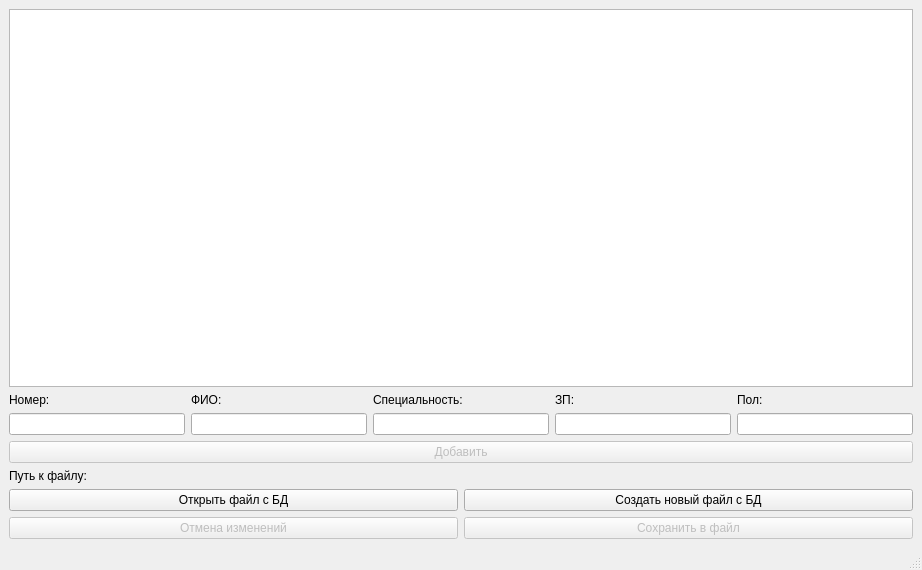
<?xml version="1.0" encoding="UTF-8"?>
<ui version="4.0">
 <class>MainWindow</class>
 <widget class="QMainWindow" name="MainWindow">
  <property name="geometry">
   <rect>
    <x>0</x>
    <y>0</y>
    <width>922</width>
    <height>570</height>
   </rect>
  </property>
  <property name="windowTitle">
   <string>Редактор БД</string>
  </property>
  <widget class="QWidget" name="centralwidget">
   <layout class="QVBoxLayout" name="verticalLayout_2">
    <item>
     <widget class="QTableView" name="tableView"/>
    </item>
    <item>
     <layout class="QHBoxLayout" name="horizontalLayout_6">
      <property name="topMargin">
       <number>0</number>
      </property>
      <item>
       <widget class="QLabel" name="label_7">
        <property name="text">
         <string>Номер:</string>
        </property>
       </widget>
      </item>
      <item>
       <widget class="QLabel" name="label_6">
        <property name="text">
         <string>ФИО:</string>
        </property>
       </widget>
      </item>
      <item>
       <widget class="QLabel" name="label_5">
        <property name="text">
         <string>Специальность:</string>
        </property>
       </widget>
      </item>
      <item>
       <widget class="QLabel" name="label_4">
        <property name="text">
         <string>ЗП:</string>
        </property>
       </widget>
      </item>
      <item>
       <widget class="QLabel" name="label_3">
        <property name="text">
         <string>Пол:</string>
        </property>
       </widget>
      </item>
     </layout>
    </item>
    <item>
     <layout class="QHBoxLayout" name="horizontalLayout_3">
      <property name="topMargin">
       <number>0</number>
      </property>
      <item>
       <widget class="QLineEdit" name="lineEdit_Id"/>
      </item>
      <item>
       <widget class="QLineEdit" name="lineEdit_Name"/>
      </item>
      <item>
       <widget class="QLineEdit" name="lineEdit_Specialnost"/>
      </item>
      <item>
       <widget class="QLineEdit" name="lineEdit_ZP"/>
      </item>
      <item>
       <widget class="QLineEdit" name="lineEdit_Pol"/>
      </item>
     </layout>
    </item>
    <item>
     <layout class="QVBoxLayout" name="verticalLayout">
      <item>
       <widget class="QPushButton" name="AddButton">
        <property name="enabled">
         <bool>false</bool>
        </property>
        <property name="text">
         <string>Добавить</string>
        </property>
       </widget>
      </item>
      <item>
       <layout class="QGridLayout" name="gridLayout">
        <item row="1" column="0">
         <widget class="QLabel" name="label">
          <property name="sizePolicy">
           <sizepolicy hsizetype="Fixed" vsizetype="Preferred">
            <horstretch>0</horstretch>
            <verstretch>0</verstretch>
           </sizepolicy>
          </property>
          <property name="text">
           <string>Путь к файлу: </string>
          </property>
         </widget>
        </item>
        <item row="1" column="2">
         <widget class="QLabel" name="label_2">
          <property name="text">
           <string/>
          </property>
         </widget>
        </item>
       </layout>
      </item>
      <item>
       <layout class="QHBoxLayout" name="horizontalLayout_5">
        <property name="topMargin">
         <number>0</number>
        </property>
        <item>
         <widget class="QPushButton" name="OpenFileButton">
          <property name="text">
           <string>Открыть файл с БД</string>
          </property>
         </widget>
        </item>
        <item>
         <widget class="QPushButton" name="CreateFileButton">
          <property name="text">
           <string>Создать новый файл с БД</string>
          </property>
         </widget>
        </item>
       </layout>
      </item>
      <item>
       <layout class="QHBoxLayout" name="horizontalLayout_4">
        <property name="topMargin">
         <number>0</number>
        </property>
        <item>
         <widget class="QPushButton" name="CancelChangesButton">
          <property name="enabled">
           <bool>false</bool>
          </property>
          <property name="text">
           <string>Отмена изменений</string>
          </property>
         </widget>
        </item>
        <item>
         <widget class="QPushButton" name="SaveButton">
          <property name="enabled">
           <bool>false</bool>
          </property>
          <property name="text">
           <string>Сохранить в файл</string>
          </property>
         </widget>
        </item>
       </layout>
      </item>
     </layout>
    </item>
   </layout>
  </widget>
  <widget class="QStatusBar" name="statusbar"/>
 </widget>
 <resources/>
 <connections/>
</ui>
